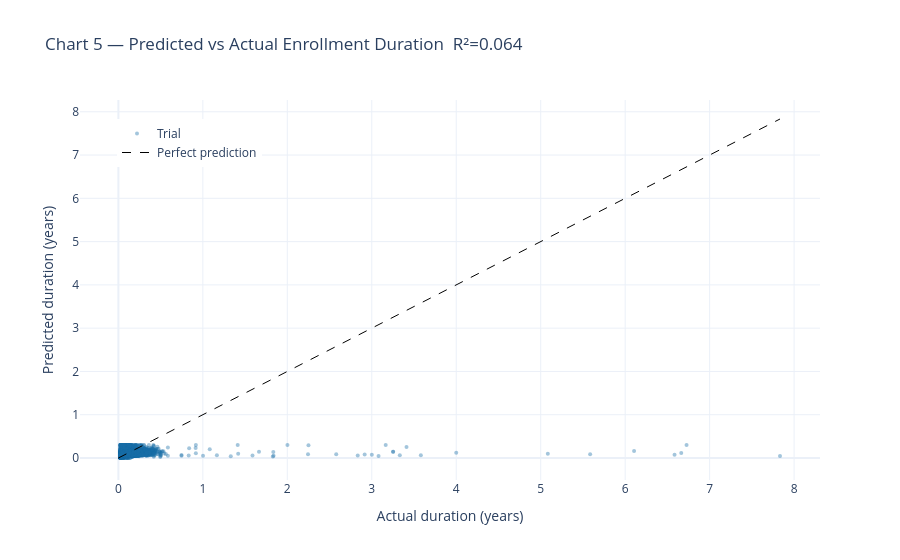

The cell this chart's notebook holds for it:
### Code cell
if y_actual is not None and y_hat is not None:
    act_yr = y_actual / 365.25
    hat_yr = y_hat   / 365.25
    max_yr = float(max(act_yr.max(), hat_yr.max()))

    fig = go.Figure()
    fig.add_trace(go.Scatter(
        x=act_yr, y=hat_yr, mode='markers',
        marker=dict(color=CLR_MAIN, size=4, opacity=0.4),
        name='Trial',
    ))
    fig.add_trace(go.Scatter(
        x=[0, max_yr], y=[0, max_yr], mode='lines',
        name='Perfect prediction',
        line=dict(color='black', dash='dash', width=1),
    ))
    fig.update_layout(
        title=f'Chart 5 — Predicted vs Actual Enrollment Duration  R²={r2:.3f}',
        xaxis_title='Actual duration (years)',
        yaxis_title='Predicted duration (years)',
        template=TEMPLATE,
        legend=dict(x=0.05, y=0.95),
    )
    fig.show()
    print('Note: XGBoost regression is a point estimate.')
    print('Cox PH survival curves (next section) provide duration uncertainty intervals.')

### Figure 1 — Plotly figure (JSON) as saved in the notebook; plotly's stock layout.template omitted (floating-point values rounded to 4 significant figures; data arrays with more than 128 entries replaced by an {"elided": "..."} marker saying what was removed)
{"data": [{"marker": {"color": "#1a6fa8", "opacity": 0.4, "size": 4}, "mode": "markers", "name": "Trial", "type": "scatter", "x": {"elided": "32417 float values"}, "y": {"elided": "32417 float values"}}, {"line": {"color": "black", "dash": "dash", "width": 1}, "mode": "lines", "name": "Perfect prediction", "type": "scatter", "x": [0, 7.833], "y": [0, 7.833]}], "layout": {"legend": {"x": 0.05, "y": 0.95}, "title": {"text": "Chart 5 — Predicted vs Actual Enrollment Duration  R²=0.064"}, "xaxis": {"title": {"text": "Actual duration (years)"}}, "yaxis": {"title": {"text": "Predicted duration (years)"}}}}
